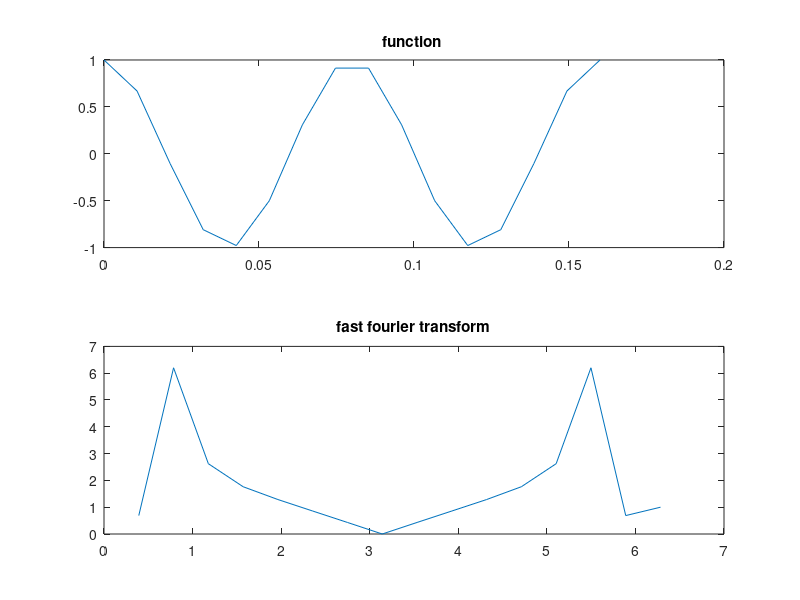

Reproduce this figure in MATLAB.
%Fast Fourier Transform

clear all
close all

delt=0.01;
N=16;
t=linspace(0,delt*N,N);
ft=cos(25*pi*t);
fw=zeros(1,N);
fwe=0;
fwo=0;
w0=2*pi/N;
w=linspace(w0,2*pi,N);
for n=1:N
  for k=1:(N/2-1)
      fwe=fwe+ft(2*k)*exp(-i*w0*2*n*k);
      fwo=fwo+ft(2*k+1)*exp(-i*w0*n*(2*k+1));      
  end
  fw(n)=fwe+fwo; 
  fwo=0;
  fwe=0;
end

subplot(2,1,1)
plot(t,ft)
title("function ")

subplot(2,1,2)
plot(w,abs(fw))
title("fast fourier transform")


